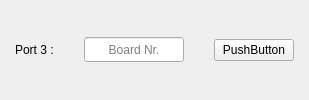
                                    <widget class="QFrame" name="button_frame_3">
                                     <property name="styleSheet">
                                      <string notr="true"/>
                                     </property>
                                     <property name="frameShape">
                                      <enum>QFrame::NoFrame</enum>
                                     </property>
                                     <property name="frameShadow">
                                      <enum>QFrame::Raised</enum>
                                     </property>
                                     <layout class="QHBoxLayout" name="button_layout_3">
                                      <property name="spacing">
                                       <number>30</number>
                                      </property>
                                      <property name="leftMargin">
                                       <number>15</number>
                                      </property>
                                      <property name="topMargin">
                                       <number>0</number>
                                      </property>
                                      <property name="rightMargin">
                                       <number>15</number>
                                      </property>
                                      <property name="bottomMargin">
                                       <number>0</number>
                                      </property>
                                      <item>
                                       <widget class="QLabel" name="label_10">
                                        <property name="maximumSize">
                                         <size>
                                          <width>60</width>
                                          <height>16777215</height>
                                         </size>
                                        </property>
                                        <property name="text">
                                         <string>Port 3 :</string>
                                        </property>
                                       </widget>
                                      </item>
                                      <item>
                                       <widget class="QLineEdit" name="button_edit_3">
                                        <property name="sizePolicy">
                                         <sizepolicy hsizetype="Preferred" vsizetype="Fixed">
                                          <horstretch>0</horstretch>
                                          <verstretch>0</verstretch>
                                         </sizepolicy>
                                        </property>
                                        <property name="maximumSize">
                                         <size>
                                          <width>100</width>
                                          <height>25</height>
                                         </size>
                                        </property>
                                        <property name="styleSheet">
                                         <string notr="true"/>
                                        </property>
                                        <property name="text">
                                         <string/>
                                        </property>
                                        <property name="alignment">
                                         <set>Qt::AlignCenter</set>
                                        </property>
                                        <property name="placeholderText">
                                         <string>Board Nr.</string>
                                        </property>
                                        <property name="clearButtonEnabled">
                                         <bool>false</bool>
                                        </property>
                                       </widget>
                                      </item>
                                      <item>
                                       <widget class="QPushButton" name="pushre_4">
                                        <property name="text">
                                         <string>PushButton</string>
                                        </property>
                                       </widget>
                                      </item>
                                     </layout>
                                    </widget>
